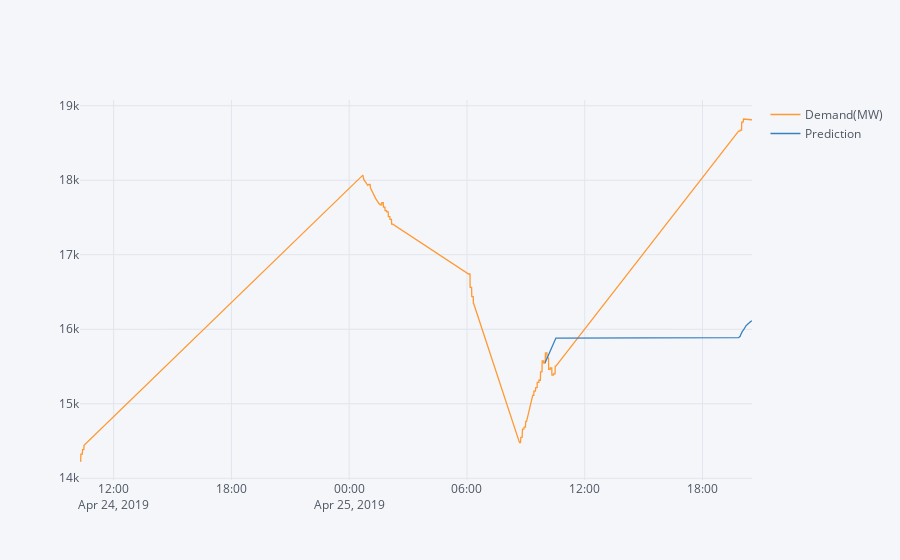

The code cell stored with this chart in its notebook:
### Code cell
# plotting whole dataset with predictions
pd.concat([data,future_forecast],axis=1).iplot()

### Figure 1 — Plotly figure (JSON) as saved in the notebook; plotly's stock layout.template omitted (floating-point values rounded to 4 significant figures; data arrays with more than 128 entries replaced by an {"elided": "..."} marker saying what was removed)
{"data": [{"line": {"color": "rgba(255, 153, 51, 1.0)", "dash": "solid", "shape": "linear", "width": 1.3}, "mode": "lines", "name": "Demand(MW)", "text": "", "type": "scatter", "x": {"elided": "376 str values"}, "y": {"elided": "376 int values"}}, {"line": {"color": "rgba(55, 128, 191, 1.0)", "dash": "solid", "shape": "linear", "width": 1.3}, "mode": "lines", "name": "Prediction", "text": "", "type": "scatter", "x": {"elided": "376 str values"}, "y": {"elided": "376 mixed values"}}], "layout": {"legend": {"bgcolor": "#F5F6F9", "font": {"color": "#4D5663"}}, "paper_bgcolor": "#F5F6F9", "plot_bgcolor": "#F5F6F9", "title": {"font": {"color": "#4D5663"}}, "xaxis": {"gridcolor": "#E1E5ED", "showgrid": true, "tickfont": {"color": "#4D5663"}, "title": {"font": {"color": "#4D5663"}, "text": ""}, "zerolinecolor": "#E1E5ED"}, "yaxis": {"gridcolor": "#E1E5ED", "showgrid": true, "tickfont": {"color": "#4D5663"}, "title": {"font": {"color": "#4D5663"}, "text": ""}, "zerolinecolor": "#E1E5ED"}}}
